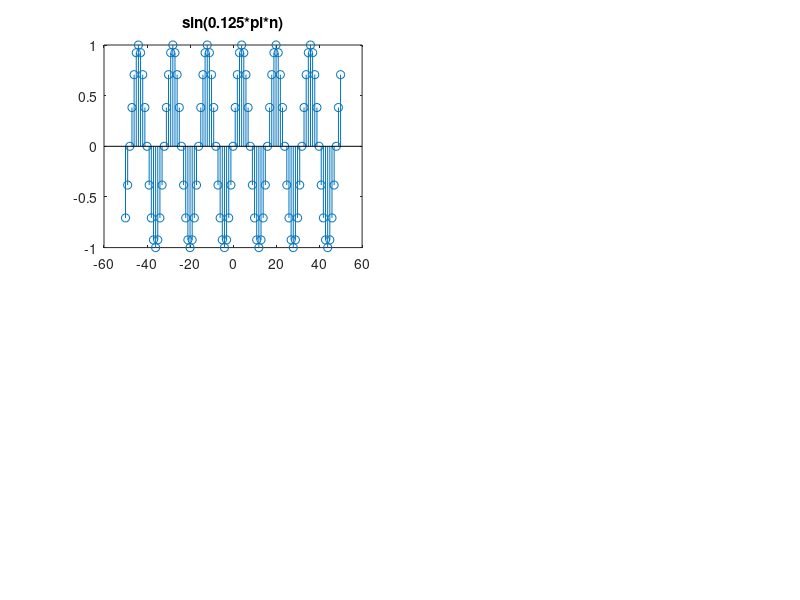

The MATLAB script that drew this image: (Note: this script raises an error after producing the figure.)
n = -50:50;
x = sin(0.125*pi*n);
subplot(2,2,1); stem(n,x); title('sin(0.125*pi*n)');
[y,m] = dnsample(x,n,4);
subplot(2,2,3); stem(m,y); title('dnsample 4');
axis([m(1),m(end),-1,1]);

x = sin(0.5*pi*n);
subplot(2,2,2); stem(n,x); title('sin(0.5*pi*n)');
[y,m] = dnsample(x,n,4);
subplot(2,2,4); stem(m,y); title('dnsample 4');
axis([m(1),m(end),-1,1]);
